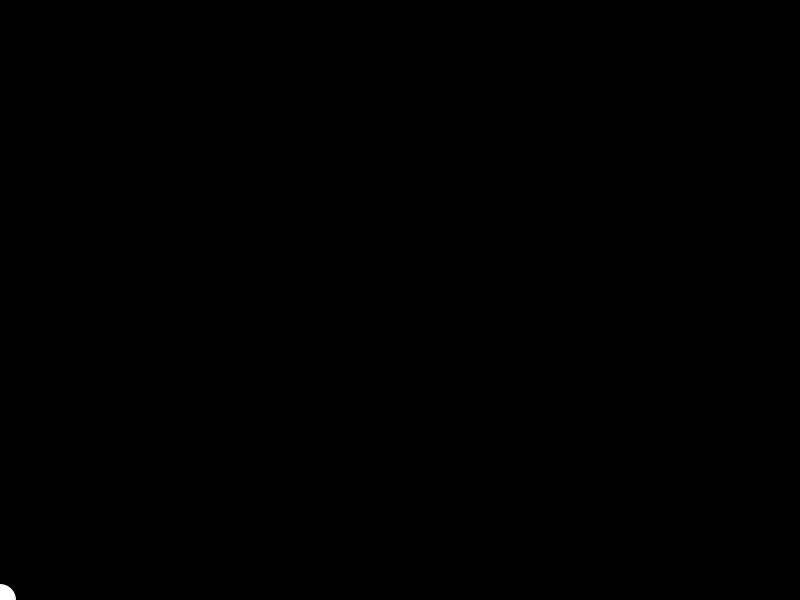
Frame 1 (no input)
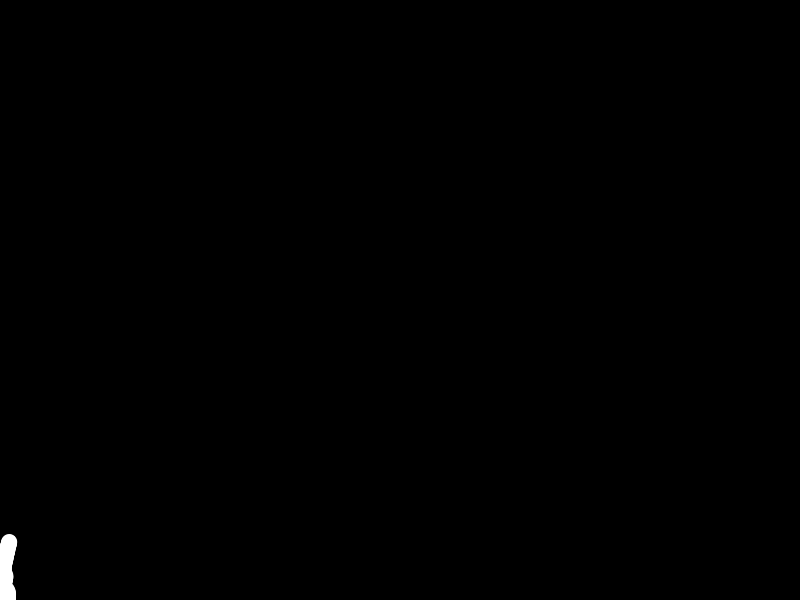
Frame 60 (the mouse pressed at the canvas centre just before this capture)
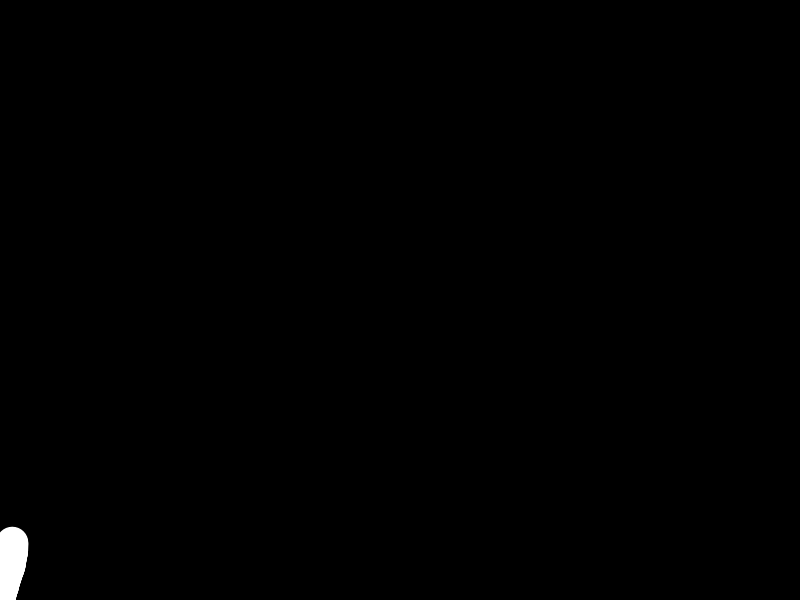
Frame 120 (the mouse held since frame 60 and released just before this capture)

The Processing sketch that drew these frames (run headless with seeded random() and noise(); from frame 60 on, the mouse is pressed at the canvas centre):

// Processing sketch: treeflipped
// ── treeflipped.pde
pathfinder[] paths;
void setup() {
  size(800, 600);
  background(0);
  //ellipseMode(CENTER);
  fill(255);
  noStroke();
  smooth();
  paths = new pathfinder[1];
  paths[0] = new pathfinder();
}
void draw() {
  for (int i=0;i<paths.length;i++) {
    PVector loc = paths[i].location;
    float diam = paths[i].diameter;
    ellipse(loc.x, loc.y, diam, diam);
    paths[i].update();
  }
}
void mousePressed() {
  background(0);
  paths = new pathfinder[1];
  paths[0] = new pathfinder();
}
// ── pathfinder.pde
class pathfinder {
  PVector location;
  PVector velocity;
  float diameter;
  
  pathfinder() {
    location = new PVector(0, height);
    velocity = new PVector(0, -1);
    diameter = 32;
  }
  
  //calculates new diameter for branch(consists of many ellipses)
  pathfinder(pathfinder parent) {
    location = parent.location.get();
    velocity = parent.velocity.get();
    float area = PI*sq(parent.diameter/2);
    float newDiam = sqrt(area/2/PI)*2;
    diameter = newDiam;
    parent.diameter = newDiam;
  }
  
  void update() {
    
    if (diameter>0.5) {
      location.add(velocity);
      
      //prevents tree from growing outside of screen. It grows diagonally upward when
      //branches are thicker and stops growing if it hits the edge when branches are thin.
      if (location.x < 0) {
        if (diameter > 20){
        PVector bump = new PVector(random(1, 0), random(1, 0));
        bump.mult(0.1);
        velocity.add(bump);
        velocity.normalize();
        }
        
        else {
          velocity.set(0, 0, 0); 
        }
      }
      
      else {
        PVector bump = new PVector(random(-1, 1), random(-1, 1));
        bump.mult(0.1);
        velocity.add(bump);
        velocity.normalize();
      }
      
     //splits existing branch to create new branches 2% of the time
      if (random(0, 1)<0.02) {
        paths = (pathfinder[]) append(paths, new pathfinder(this));
      }
    }
  }
}
